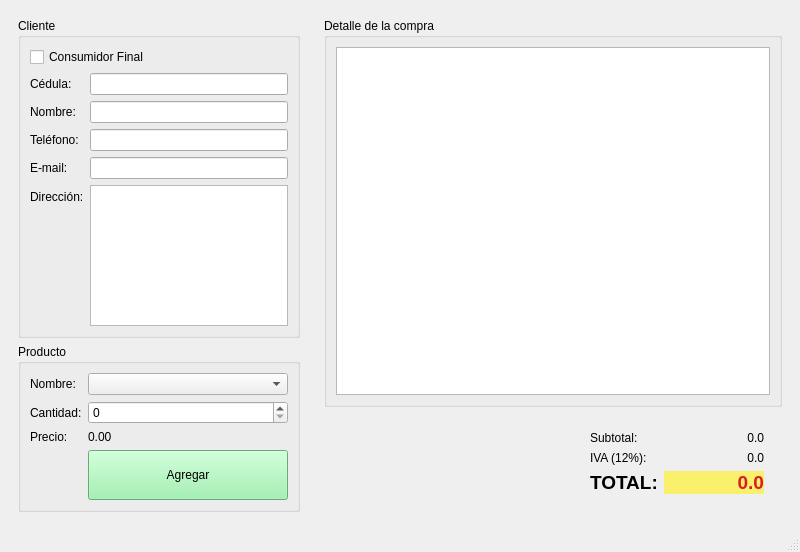
<?xml version="1.0" encoding="UTF-8"?>
<ui version="4.0">
 <class>Tienda</class>
 <widget class="QMainWindow" name="Tienda">
  <property name="geometry">
   <rect>
    <x>0</x>
    <y>0</y>
    <width>800</width>
    <height>552</height>
   </rect>
  </property>
  <property name="windowTitle">
   <string>Tienda</string>
  </property>
  <widget class="QWidget" name="centralwidget">
   <layout class="QHBoxLayout" name="horizontalLayout_3">
    <item>
     <widget class="QWidget" name="widget" native="true">
      <property name="minimumSize">
       <size>
        <width>300</width>
        <height>0</height>
       </size>
      </property>
      <property name="maximumSize">
       <size>
        <width>300</width>
        <height>16777215</height>
       </size>
      </property>
      <layout class="QVBoxLayout" name="verticalLayout">
       <item>
        <widget class="QGroupBox" name="groupBox">
         <property name="title">
          <string>Cliente</string>
         </property>
         <layout class="QFormLayout" name="formLayout">
          <item row="1" column="0">
           <widget class="QLabel" name="label">
            <property name="text">
             <string>Cédula:</string>
            </property>
           </widget>
          </item>
          <item row="1" column="1">
           <widget class="QLineEdit" name="inCedula"/>
          </item>
          <item row="3" column="0">
           <widget class="QLabel" name="label_2">
            <property name="text">
             <string>Nombre:</string>
            </property>
           </widget>
          </item>
          <item row="3" column="1">
           <widget class="QLineEdit" name="inNombre"/>
          </item>
          <item row="5" column="0">
           <widget class="QLabel" name="label_3">
            <property name="text">
             <string>Teléfono:</string>
            </property>
           </widget>
          </item>
          <item row="5" column="1">
           <widget class="QLineEdit" name="inTelefono"/>
          </item>
          <item row="7" column="0">
           <widget class="QLabel" name="label_4">
            <property name="text">
             <string>E-mail:</string>
            </property>
           </widget>
          </item>
          <item row="7" column="1">
           <widget class="QLineEdit" name="inEmail"/>
          </item>
          <item row="9" column="0">
           <widget class="QLabel" name="label_5">
            <property name="text">
             <string>Dirección:</string>
            </property>
           </widget>
          </item>
          <item row="9" column="1">
           <widget class="QPlainTextEdit" name="inDireccion">
            <property name="lineWidth">
             <number>3</number>
            </property>
           </widget>
          </item>
          <item row="0" column="0" colspan="2">
           <widget class="QCheckBox" name="cmdCfinal">
            <property name="text">
             <string>Consumidor Final</string>
            </property>
           </widget>
          </item>
         </layout>
        </widget>
       </item>
       <item>
        <widget class="QGroupBox" name="groupBox_2">
         <property name="title">
          <string>Producto</string>
         </property>
         <layout class="QFormLayout" name="formLayout_2">
          <item row="0" column="0">
           <widget class="QLabel" name="label_6">
            <property name="text">
             <string>Nombre:</string>
            </property>
           </widget>
          </item>
          <item row="0" column="1">
           <widget class="QComboBox" name="inProducto"/>
          </item>
          <item row="2" column="0">
           <widget class="QLabel" name="label_7">
            <property name="text">
             <string>Cantidad:</string>
            </property>
           </widget>
          </item>
          <item row="2" column="1">
           <widget class="QSpinBox" name="inCantidad"/>
          </item>
          <item row="4" column="0">
           <widget class="QLabel" name="label_8">
            <property name="text">
             <string>Precio:</string>
            </property>
           </widget>
          </item>
          <item row="4" column="1">
           <widget class="QLabel" name="outPrecio">
            <property name="text">
             <string>0.00</string>
            </property>
           </widget>
          </item>
          <item row="7" column="1">
           <widget class="QPushButton" name="btnAgregar">
            <property name="minimumSize">
             <size>
              <width>0</width>
              <height>50</height>
             </size>
            </property>
            <property name="styleSheet">
             <string notr="true">background-color: rgb(143, 240, 164);</string>
            </property>
            <property name="text">
             <string>Agregar</string>
            </property>
           </widget>
          </item>
         </layout>
        </widget>
       </item>
      </layout>
     </widget>
    </item>
    <item>
     <widget class="QWidget" name="widget_2" native="true">
      <layout class="QVBoxLayout" name="verticalLayout_2">
       <item>
        <widget class="QGroupBox" name="groupBox_3">
         <property name="title">
          <string>Detalle de la compra</string>
         </property>
         <layout class="QHBoxLayout" name="horizontalLayout_2">
          <item>
           <widget class="QTableWidget" name="outDetalle"/>
          </item>
         </layout>
        </widget>
       </item>
       <item>
        <widget class="QWidget" name="widget_3" native="true">
         <layout class="QHBoxLayout" name="horizontalLayout">
          <item>
           <spacer name="horizontalSpacer">
            <property name="orientation">
             <enum>Qt::Horizontal</enum>
            </property>
            <property name="sizeHint" stdset="0">
             <size>
              <width>187</width>
              <height>20</height>
             </size>
            </property>
           </spacer>
          </item>
          <item>
           <widget class="QWidget" name="widget_4" native="true">
            <layout class="QFormLayout" name="formLayout_3">
             <item row="0" column="0">
              <widget class="QLabel" name="label_10">
               <property name="text">
                <string>Subtotal:</string>
               </property>
              </widget>
             </item>
             <item row="0" column="1">
              <widget class="QLabel" name="outSubtotal">
               <property name="minimumSize">
                <size>
                 <width>100</width>
                 <height>0</height>
                </size>
               </property>
               <property name="text">
                <string>0.0</string>
               </property>
               <property name="alignment">
                <set>Qt::AlignRight|Qt::AlignTrailing|Qt::AlignVCenter</set>
               </property>
              </widget>
             </item>
             <item row="1" column="0">
              <widget class="QLabel" name="label_11">
               <property name="text">
                <string>IVA (12%):</string>
               </property>
              </widget>
             </item>
             <item row="1" column="1">
              <widget class="QLabel" name="outIva">
               <property name="minimumSize">
                <size>
                 <width>100</width>
                 <height>0</height>
                </size>
               </property>
               <property name="text">
                <string>0.0</string>
               </property>
               <property name="alignment">
                <set>Qt::AlignRight|Qt::AlignTrailing|Qt::AlignVCenter</set>
               </property>
              </widget>
             </item>
             <item row="2" column="0">
              <widget class="QLabel" name="label_12">
               <property name="font">
                <font>
                 <pointsize>14</pointsize>
                 <bold>true</bold>
                </font>
               </property>
               <property name="text">
                <string>TOTAL:</string>
               </property>
              </widget>
             </item>
             <item row="2" column="1">
              <widget class="QLabel" name="outTotal">
               <property name="minimumSize">
                <size>
                 <width>100</width>
                 <height>0</height>
                </size>
               </property>
               <property name="font">
                <font>
                 <pointsize>14</pointsize>
                 <bold>true</bold>
                </font>
               </property>
               <property name="styleSheet">
                <string notr="true">background-color: rgb(249, 240, 107);
color: rgb(224, 27, 36);</string>
               </property>
               <property name="text">
                <string>0.0</string>
               </property>
               <property name="alignment">
                <set>Qt::AlignRight|Qt::AlignTrailing|Qt::AlignVCenter</set>
               </property>
              </widget>
             </item>
            </layout>
           </widget>
          </item>
         </layout>
        </widget>
       </item>
      </layout>
     </widget>
    </item>
   </layout>
  </widget>
  <widget class="QMenuBar" name="menubar">
   <property name="geometry">
    <rect>
     <x>0</x>
     <y>0</y>
     <width>800</width>
     <height>21</height>
    </rect>
   </property>
  </widget>
  <widget class="QStatusBar" name="statusbar"/>
 </widget>
 <resources/>
 <connections/>
</ui>
